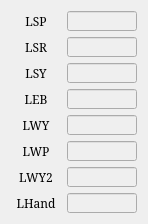
   <widget class="QWidget" name="gridLayoutWidget_2">
    <property name="geometry">
     <rect>
      <x>30</x>
      <y>150</y>
      <width>128</width>
      <height>211</height>
     </rect>
    </property>
    <layout class="QGridLayout" name="gridLayout_2">
     <item row="0" column="0">
      <widget class="QLabel" name="label_8">
       <property name="sizePolicy">
        <sizepolicy hsizetype="Fixed" vsizetype="Fixed">
         <horstretch>0</horstretch>
         <verstretch>0</verstretch>
        </sizepolicy>
       </property>
       <property name="minimumSize">
        <size>
         <width>50</width>
         <height>20</height>
        </size>
       </property>
       <property name="maximumSize">
        <size>
         <width>50</width>
         <height>20</height>
        </size>
       </property>
       <property name="font">
        <font>
         <family>Serif</family>
         <pointsize>9</pointsize>
        </font>
       </property>
       <property name="text">
        <string>LSP</string>
       </property>
       <property name="alignment">
        <set>Qt::AlignCenter</set>
       </property>
      </widget>
     </item>
     <item row="3" column="0">
      <widget class="QLabel" name="label_9">
       <property name="sizePolicy">
        <sizepolicy hsizetype="Fixed" vsizetype="Fixed">
         <horstretch>0</horstretch>
         <verstretch>0</verstretch>
        </sizepolicy>
       </property>
       <property name="minimumSize">
        <size>
         <width>50</width>
         <height>20</height>
        </size>
       </property>
       <property name="maximumSize">
        <size>
         <width>50</width>
         <height>20</height>
        </size>
       </property>
       <property name="font">
        <font>
         <family>Serif</family>
         <pointsize>9</pointsize>
        </font>
       </property>
       <property name="text">
        <string>LEB</string>
       </property>
       <property name="alignment">
        <set>Qt::AlignCenter</set>
       </property>
      </widget>
     </item>
     <item row="0" column="1">
      <widget class="QLineEdit" name="LE_JOINT_LSP">
       <property name="enabled">
        <bool>false</bool>
       </property>
       <property name="sizePolicy">
        <sizepolicy hsizetype="Fixed" vsizetype="Fixed">
         <horstretch>0</horstretch>
         <verstretch>0</verstretch>
        </sizepolicy>
       </property>
       <property name="minimumSize">
        <size>
         <width>70</width>
         <height>20</height>
        </size>
       </property>
       <property name="maximumSize">
        <size>
         <width>70</width>
         <height>20</height>
        </size>
       </property>
       <property name="font">
        <font>
         <family>Serif</family>
         <pointsize>9</pointsize>
        </font>
       </property>
       <property name="alignment">
        <set>Qt::AlignRight|Qt::AlignTrailing|Qt::AlignVCenter</set>
       </property>
       <property name="readOnly">
        <bool>true</bool>
       </property>
      </widget>
     </item>
     <item row="5" column="0">
      <widget class="QLabel" name="label_10">
       <property name="sizePolicy">
        <sizepolicy hsizetype="Fixed" vsizetype="Fixed">
         <horstretch>0</horstretch>
         <verstretch>0</verstretch>
        </sizepolicy>
       </property>
       <property name="minimumSize">
        <size>
         <width>50</width>
         <height>20</height>
        </size>
       </property>
       <property name="maximumSize">
        <size>
         <width>50</width>
         <height>20</height>
        </size>
       </property>
       <property name="font">
        <font>
         <family>Serif</family>
         <pointsize>9</pointsize>
        </font>
       </property>
       <property name="text">
        <string>LWP</string>
       </property>
       <property name="alignment">
        <set>Qt::AlignCenter</set>
       </property>
      </widget>
     </item>
     <item row="4" column="0">
      <widget class="QLabel" name="label_11">
       <property name="sizePolicy">
        <sizepolicy hsizetype="Fixed" vsizetype="Fixed">
         <horstretch>0</horstretch>
         <verstretch>0</verstretch>
        </sizepolicy>
       </property>
       <property name="minimumSize">
        <size>
         <width>50</width>
         <height>20</height>
        </size>
       </property>
       <property name="maximumSize">
        <size>
         <width>50</width>
         <height>20</height>
        </size>
       </property>
       <property name="font">
        <font>
         <family>Serif</family>
         <pointsize>9</pointsize>
        </font>
       </property>
       <property name="text">
        <string>LWY</string>
       </property>
       <property name="alignment">
        <set>Qt::AlignCenter</set>
       </property>
      </widget>
     </item>
     <item row="1" column="1">
      <widget class="QLineEdit" name="LE_JOINT_LSR">
       <property name="enabled">
        <bool>false</bool>
       </property>
       <property name="sizePolicy">
        <sizepolicy hsizetype="Fixed" vsizetype="Fixed">
         <horstretch>0</horstretch>
         <verstretch>0</verstretch>
        </sizepolicy>
       </property>
       <property name="minimumSize">
        <size>
         <width>70</width>
         <height>20</height>
        </size>
       </property>
       <property name="maximumSize">
        <size>
         <width>70</width>
         <height>20</height>
        </size>
       </property>
       <property name="font">
        <font>
         <family>Serif</family>
         <pointsize>9</pointsize>
        </font>
       </property>
       <property name="alignment">
        <set>Qt::AlignRight|Qt::AlignTrailing|Qt::AlignVCenter</set>
       </property>
       <property name="readOnly">
        <bool>true</bool>
       </property>
      </widget>
     </item>
     <item row="2" column="0">
      <widget class="QLabel" name="label_12">
       <property name="sizePolicy">
        <sizepolicy hsizetype="Fixed" vsizetype="Fixed">
         <horstretch>0</horstretch>
         <verstretch>0</verstretch>
        </sizepolicy>
       </property>
       <property name="minimumSize">
        <size>
         <width>50</width>
         <height>20</height>
        </size>
       </property>
       <property name="maximumSize">
        <size>
         <width>50</width>
         <height>20</height>
        </size>
       </property>
       <property name="font">
        <font>
         <family>Serif</family>
         <pointsize>9</pointsize>
        </font>
       </property>
       <property name="text">
        <string>LSY</string>
       </property>
       <property name="alignment">
        <set>Qt::AlignCenter</set>
       </property>
      </widget>
     </item>
     <item row="1" column="0">
      <widget class="QLabel" name="label_13">
       <property name="sizePolicy">
        <sizepolicy hsizetype="Fixed" vsizetype="Fixed">
         <horstretch>0</horstretch>
         <verstretch>0</verstretch>
        </sizepolicy>
       </property>
       <property name="minimumSize">
        <size>
         <width>50</width>
         <height>20</height>
        </size>
       </property>
       <property name="maximumSize">
        <size>
         <width>50</width>
         <height>20</height>
        </size>
       </property>
       <property name="font">
        <font>
         <family>Serif</family>
         <pointsize>9</pointsize>
        </font>
       </property>
       <property name="text">
        <string>LSR</string>
       </property>
       <property name="alignment">
        <set>Qt::AlignCenter</set>
       </property>
      </widget>
     </item>
     <item row="2" column="1">
      <widget class="QLineEdit" name="LE_JOINT_LSY">
       <property name="enabled">
        <bool>false</bool>
       </property>
       <property name="sizePolicy">
        <sizepolicy hsizetype="Fixed" vsizetype="Fixed">
         <horstretch>0</horstretch>
         <verstretch>0</verstretch>
        </sizepolicy>
       </property>
       <property name="minimumSize">
        <size>
         <width>70</width>
         <height>20</height>
        </size>
       </property>
       <property name="maximumSize">
        <size>
         <width>70</width>
         <height>20</height>
        </size>
       </property>
       <property name="font">
        <font>
         <family>Serif</family>
         <pointsize>9</pointsize>
        </font>
       </property>
       <property name="alignment">
        <set>Qt::AlignRight|Qt::AlignTrailing|Qt::AlignVCenter</set>
       </property>
       <property name="readOnly">
        <bool>true</bool>
       </property>
      </widget>
     </item>
     <item row="3" column="1">
      <widget class="QLineEdit" name="LE_JOINT_LEB">
       <property name="enabled">
        <bool>false</bool>
       </property>
       <property name="sizePolicy">
        <sizepolicy hsizetype="Fixed" vsizetype="Fixed">
         <horstretch>0</horstretch>
         <verstretch>0</verstretch>
        </sizepolicy>
       </property>
       <property name="minimumSize">
        <size>
         <width>70</width>
         <height>20</height>
        </size>
       </property>
       <property name="maximumSize">
        <size>
         <width>70</width>
         <height>20</height>
        </size>
       </property>
       <property name="font">
        <font>
         <family>Serif</family>
         <pointsize>9</pointsize>
        </font>
       </property>
       <property name="alignment">
        <set>Qt::AlignRight|Qt::AlignTrailing|Qt::AlignVCenter</set>
       </property>
       <property name="readOnly">
        <bool>true</bool>
       </property>
      </widget>
     </item>
     <item row="4" column="1">
      <widget class="QLineEdit" name="LE_JOINT_LWY">
       <property name="enabled">
        <bool>false</bool>
       </property>
       <property name="sizePolicy">
        <sizepolicy hsizetype="Fixed" vsizetype="Fixed">
         <horstretch>0</horstretch>
         <verstretch>0</verstretch>
        </sizepolicy>
       </property>
       <property name="minimumSize">
        <size>
         <width>70</width>
         <height>20</height>
        </size>
       </property>
       <property name="maximumSize">
        <size>
         <width>70</width>
         <height>20</height>
        </size>
       </property>
       <property name="font">
        <font>
         <family>Serif</family>
         <pointsize>9</pointsize>
        </font>
       </property>
       <property name="alignment">
        <set>Qt::AlignRight|Qt::AlignTrailing|Qt::AlignVCenter</set>
       </property>
       <property name="readOnly">
        <bool>true</bool>
       </property>
      </widget>
     </item>
     <item row="5" column="1">
      <widget class="QLineEdit" name="LE_JOINT_LWP">
       <property name="enabled">
        <bool>false</bool>
       </property>
       <property name="sizePolicy">
        <sizepolicy hsizetype="Fixed" vsizetype="Fixed">
         <horstretch>0</horstretch>
         <verstretch>0</verstretch>
        </sizepolicy>
       </property>
       <property name="minimumSize">
        <size>
         <width>70</width>
         <height>20</height>
        </size>
       </property>
       <property name="maximumSize">
        <size>
         <width>70</width>
         <height>20</height>
        </size>
       </property>
       <property name="font">
        <font>
         <family>Serif</family>
         <pointsize>9</pointsize>
        </font>
       </property>
       <property name="alignment">
        <set>Qt::AlignRight|Qt::AlignTrailing|Qt::AlignVCenter</set>
       </property>
       <property name="readOnly">
        <bool>true</bool>
       </property>
      </widget>
     </item>
     <item row="8" column="1" rowspan="2">
      <widget class="QLineEdit" name="LE_JOINT_LHAND">
       <property name="enabled">
        <bool>false</bool>
       </property>
       <property name="sizePolicy">
        <sizepolicy hsizetype="Fixed" vsizetype="Fixed">
         <horstretch>0</horstretch>
         <verstretch>0</verstretch>
        </sizepolicy>
       </property>
       <property name="minimumSize">
        <size>
         <width>70</width>
         <height>20</height>
        </size>
       </property>
       <property name="maximumSize">
        <size>
         <width>70</width>
         <height>20</height>
        </size>
       </property>
       <property name="font">
        <font>
         <family>Serif</family>
         <pointsize>9</pointsize>
        </font>
       </property>
       <property name="alignment">
        <set>Qt::AlignRight|Qt::AlignTrailing|Qt::AlignVCenter</set>
       </property>
       <property name="readOnly">
        <bool>true</bool>
       </property>
      </widget>
     </item>
     <item row="8" column="0" rowspan="2">
      <widget class="QLabel" name="label_80">
       <property name="sizePolicy">
        <sizepolicy hsizetype="Fixed" vsizetype="Fixed">
         <horstretch>0</horstretch>
         <verstretch>0</verstretch>
        </sizepolicy>
       </property>
       <property name="minimumSize">
        <size>
         <width>50</width>
         <height>20</height>
        </size>
       </property>
       <property name="maximumSize">
        <size>
         <width>50</width>
         <height>20</height>
        </size>
       </property>
       <property name="font">
        <font>
         <family>Serif</family>
         <pointsize>9</pointsize>
        </font>
       </property>
       <property name="text">
        <string>LHand</string>
       </property>
       <property name="alignment">
        <set>Qt::AlignCenter</set>
       </property>
      </widget>
     </item>
     <item row="6" column="0" rowspan="2">
      <widget class="QLabel" name="label_83">
       <property name="sizePolicy">
        <sizepolicy hsizetype="Fixed" vsizetype="Fixed">
         <horstretch>0</horstretch>
         <verstretch>0</verstretch>
        </sizepolicy>
       </property>
       <property name="minimumSize">
        <size>
         <width>50</width>
         <height>20</height>
        </size>
       </property>
       <property name="maximumSize">
        <size>
         <width>50</width>
         <height>20</height>
        </size>
       </property>
       <property name="font">
        <font>
         <family>Serif</family>
         <pointsize>9</pointsize>
        </font>
       </property>
       <property name="text">
        <string>LWY2</string>
       </property>
       <property name="alignment">
        <set>Qt::AlignCenter</set>
       </property>
      </widget>
     </item>
     <item row="6" column="1" rowspan="2">
      <widget class="QLineEdit" name="LE_JOINT_LWY2">
       <property name="enabled">
        <bool>false</bool>
       </property>
       <property name="sizePolicy">
        <sizepolicy hsizetype="Fixed" vsizetype="Fixed">
         <horstretch>0</horstretch>
         <verstretch>0</verstretch>
        </sizepolicy>
       </property>
       <property name="minimumSize">
        <size>
         <width>70</width>
         <height>20</height>
        </size>
       </property>
       <property name="maximumSize">
        <size>
         <width>70</width>
         <height>20</height>
        </size>
       </property>
       <property name="font">
        <font>
         <family>Serif</family>
         <pointsize>9</pointsize>
        </font>
       </property>
       <property name="alignment">
        <set>Qt::AlignRight|Qt::AlignTrailing|Qt::AlignVCenter</set>
       </property>
       <property name="readOnly">
        <bool>true</bool>
       </property>
      </widget>
     </item>
    </layout>
   </widget>
